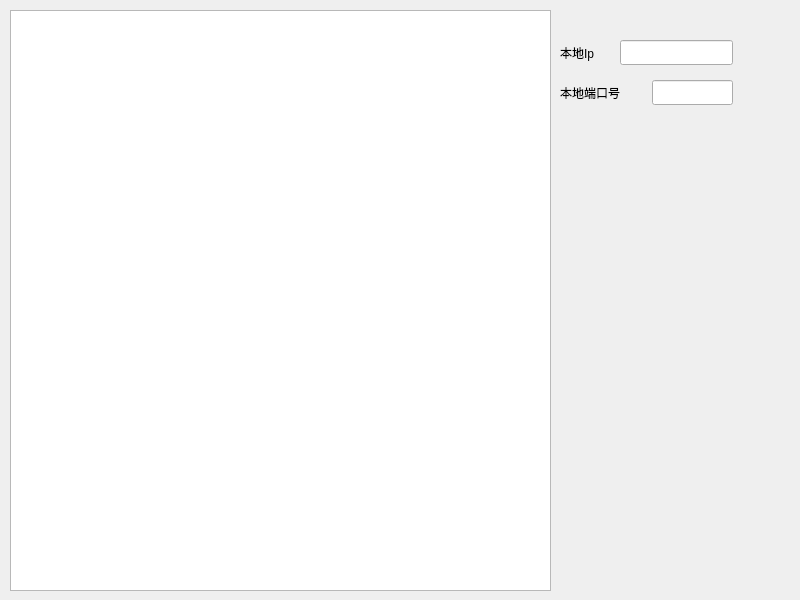
<?xml version="1.0" encoding="UTF-8"?>
<ui version="4.0">
 <class>Dialog</class>
 <widget class="QDialog" name="Dialog">
  <property name="geometry">
   <rect>
    <x>0</x>
    <y>0</y>
    <width>800</width>
    <height>600</height>
   </rect>
  </property>
  <property name="windowTitle">
   <string>Dialog</string>
  </property>
  <widget class="QTextEdit" name="textEdit">
   <property name="geometry">
    <rect>
     <x>10</x>
     <y>10</y>
     <width>541</width>
     <height>581</height>
    </rect>
   </property>
  </widget>
  <widget class="QLabel" name="label_local_ip">
   <property name="geometry">
    <rect>
     <x>560</x>
     <y>40</y>
     <width>54</width>
     <height>25</height>
    </rect>
   </property>
   <property name="text">
    <string>本地Ip</string>
   </property>
  </widget>
  <widget class="QLineEdit" name="lineEdit_local_ip">
   <property name="geometry">
    <rect>
     <x>620</x>
     <y>40</y>
     <width>113</width>
     <height>25</height>
    </rect>
   </property>
  </widget>
  <widget class="QLabel" name="label_local_port">
   <property name="geometry">
    <rect>
     <x>560</x>
     <y>80</y>
     <width>71</width>
     <height>25</height>
    </rect>
   </property>
   <property name="text">
    <string>本地端口号</string>
   </property>
  </widget>
  <widget class="QLineEdit" name="lineEdit_local_port">
   <property name="geometry">
    <rect>
     <x>652</x>
     <y>80</y>
     <width>81</width>
     <height>25</height>
    </rect>
   </property>
  </widget>
 </widget>
 <resources/>
 <connections/>
</ui>
